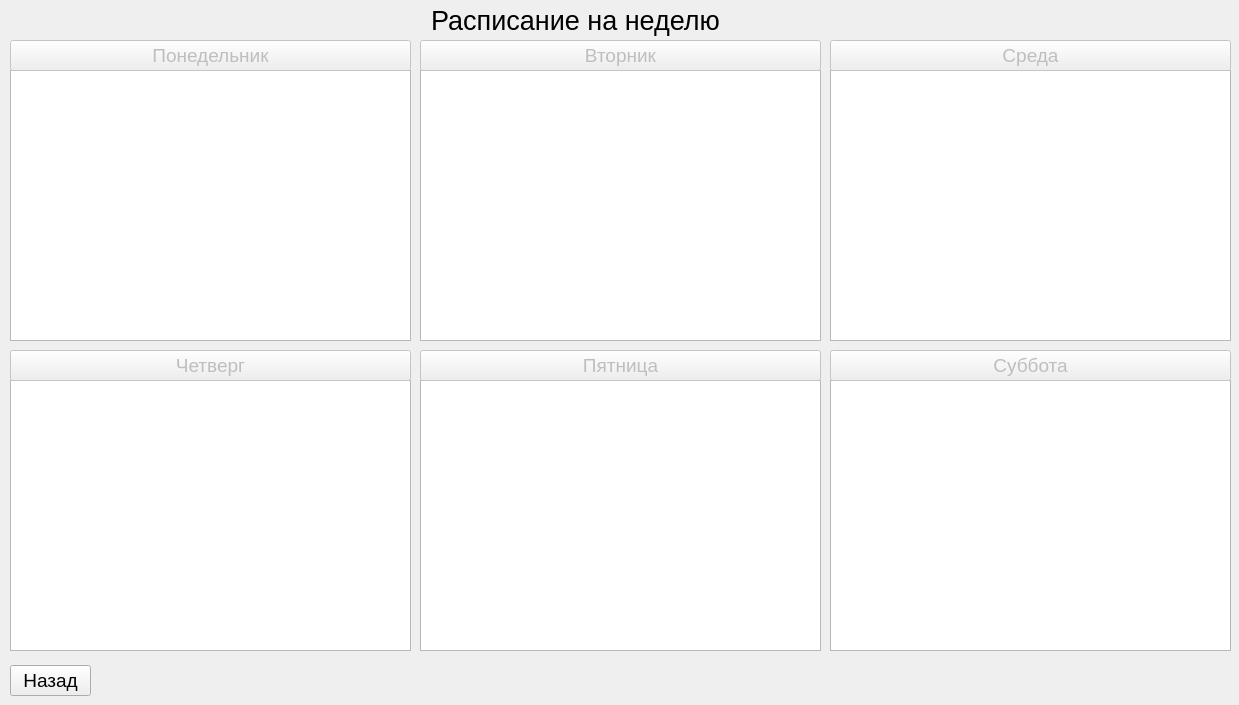
<?xml version="1.0" encoding="UTF-8"?>
<ui version="4.0">
 <class>Form</class>
 <widget class="QWidget" name="Form">
  <property name="geometry">
   <rect>
    <x>0</x>
    <y>0</y>
    <width>1239</width>
    <height>705</height>
   </rect>
  </property>
  <property name="windowTitle">
   <string>Расписание</string>
  </property>
  <widget class="QTableWidget" name="Monday">
   <property name="geometry">
    <rect>
     <x>10</x>
     <y>70</y>
     <width>401</width>
     <height>271</height>
    </rect>
   </property>
  </widget>
  <widget class="QLabel" name="Title">
   <property name="geometry">
    <rect>
     <x>0</x>
     <y>0</y>
     <width>1151</width>
     <height>41</height>
    </rect>
   </property>
   <property name="font">
    <font>
     <pointsize>20</pointsize>
    </font>
   </property>
   <property name="text">
    <string>Расписание на неделю</string>
   </property>
   <property name="scaledContents">
    <bool>false</bool>
   </property>
   <property name="alignment">
    <set>Qt::AlignCenter</set>
   </property>
  </widget>
  <widget class="QPushButton" name="Exit">
   <property name="geometry">
    <rect>
     <x>10</x>
     <y>665</y>
     <width>81</width>
     <height>31</height>
    </rect>
   </property>
   <property name="maximumSize">
    <size>
     <width>16777215</width>
     <height>16777215</height>
    </size>
   </property>
   <property name="font">
    <font>
     <pointsize>14</pointsize>
    </font>
   </property>
   <property name="text">
    <string>Назад</string>
   </property>
  </widget>
  <widget class="QTableWidget" name="Tuesday">
   <property name="geometry">
    <rect>
     <x>420</x>
     <y>70</y>
     <width>401</width>
     <height>271</height>
    </rect>
   </property>
  </widget>
  <widget class="QTableWidget" name="Wednesday">
   <property name="geometry">
    <rect>
     <x>830</x>
     <y>70</y>
     <width>401</width>
     <height>271</height>
    </rect>
   </property>
  </widget>
  <widget class="QTableWidget" name="Thursday">
   <property name="geometry">
    <rect>
     <x>10</x>
     <y>380</y>
     <width>401</width>
     <height>271</height>
    </rect>
   </property>
  </widget>
  <widget class="QTableWidget" name="Friday">
   <property name="geometry">
    <rect>
     <x>420</x>
     <y>380</y>
     <width>401</width>
     <height>271</height>
    </rect>
   </property>
  </widget>
  <widget class="QTableWidget" name="Saturday">
   <property name="geometry">
    <rect>
     <x>830</x>
     <y>380</y>
     <width>401</width>
     <height>271</height>
    </rect>
   </property>
  </widget>
  <widget class="QPushButton" name="MondayBut">
   <property name="enabled">
    <bool>false</bool>
   </property>
   <property name="geometry">
    <rect>
     <x>10</x>
     <y>40</y>
     <width>401</width>
     <height>31</height>
    </rect>
   </property>
   <property name="font">
    <font>
     <pointsize>14</pointsize>
    </font>
   </property>
   <property name="text">
    <string>Понедельник</string>
   </property>
  </widget>
  <widget class="QPushButton" name="TuesdayBut">
   <property name="enabled">
    <bool>false</bool>
   </property>
   <property name="geometry">
    <rect>
     <x>420</x>
     <y>40</y>
     <width>401</width>
     <height>31</height>
    </rect>
   </property>
   <property name="font">
    <font>
     <pointsize>14</pointsize>
    </font>
   </property>
   <property name="text">
    <string>Вторник</string>
   </property>
  </widget>
  <widget class="QPushButton" name="WednesdayBut">
   <property name="enabled">
    <bool>false</bool>
   </property>
   <property name="geometry">
    <rect>
     <x>830</x>
     <y>40</y>
     <width>401</width>
     <height>31</height>
    </rect>
   </property>
   <property name="font">
    <font>
     <pointsize>14</pointsize>
    </font>
   </property>
   <property name="text">
    <string>Среда</string>
   </property>
  </widget>
  <widget class="QPushButton" name="ThursdayBut">
   <property name="enabled">
    <bool>false</bool>
   </property>
   <property name="geometry">
    <rect>
     <x>10</x>
     <y>350</y>
     <width>401</width>
     <height>31</height>
    </rect>
   </property>
   <property name="font">
    <font>
     <pointsize>14</pointsize>
    </font>
   </property>
   <property name="text">
    <string>Четверг</string>
   </property>
  </widget>
  <widget class="QPushButton" name="FridayBut">
   <property name="enabled">
    <bool>false</bool>
   </property>
   <property name="geometry">
    <rect>
     <x>420</x>
     <y>350</y>
     <width>401</width>
     <height>31</height>
    </rect>
   </property>
   <property name="font">
    <font>
     <pointsize>14</pointsize>
    </font>
   </property>
   <property name="text">
    <string>Пятница</string>
   </property>
  </widget>
  <widget class="QPushButton" name="SaturdayBut">
   <property name="enabled">
    <bool>false</bool>
   </property>
   <property name="geometry">
    <rect>
     <x>830</x>
     <y>350</y>
     <width>401</width>
     <height>31</height>
    </rect>
   </property>
   <property name="font">
    <font>
     <pointsize>14</pointsize>
    </font>
   </property>
   <property name="text">
    <string>Суббота</string>
   </property>
  </widget>
 </widget>
 <resources/>
 <connections/>
</ui>
